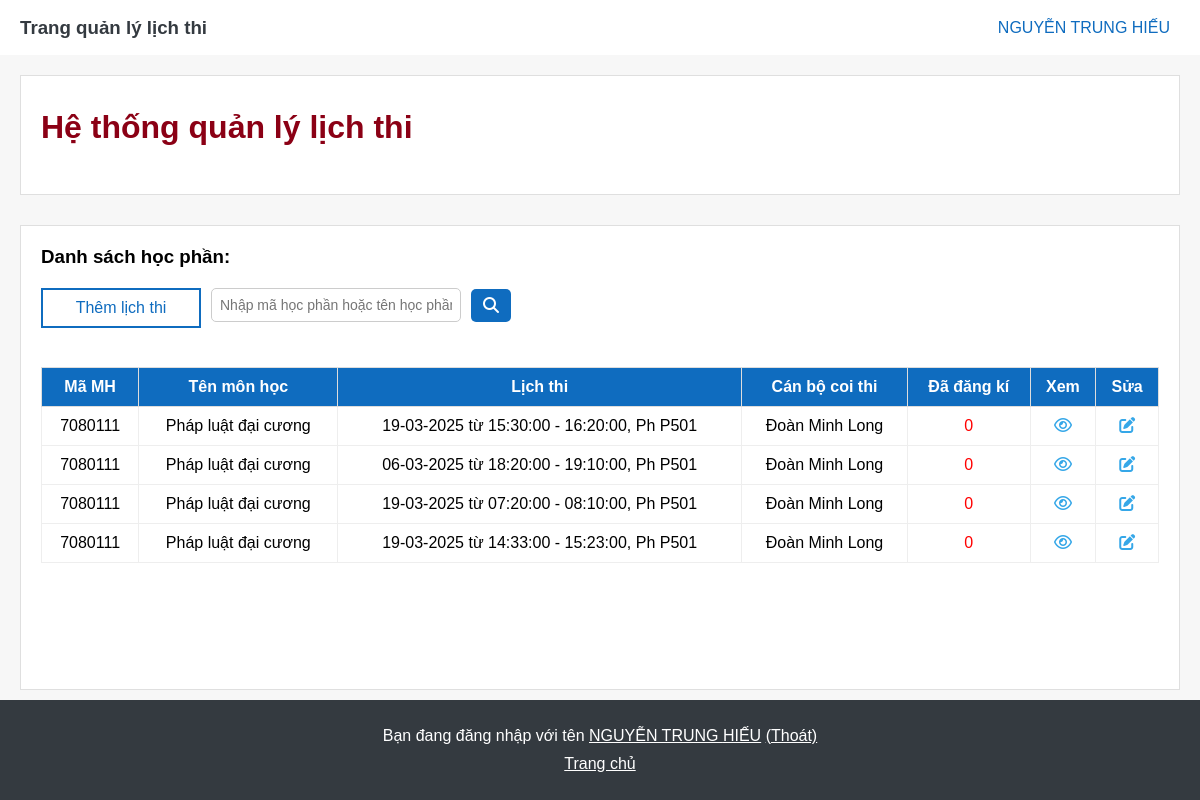
The page /web_manage_schedule_exam/admin/manage_schedule.php (signed in) on the database as committed earlier.
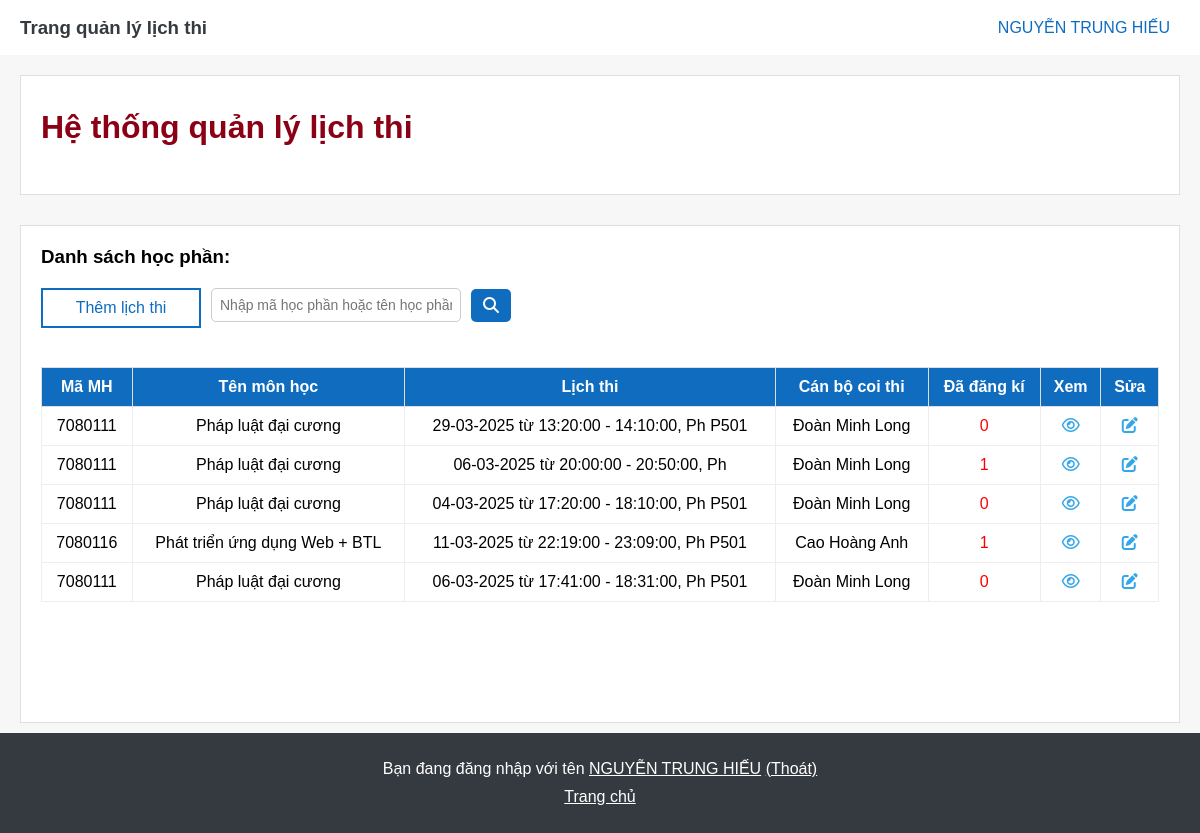
The same page on the database as committed later.
### tables this page shows
CREATE TABLE `lichthi` (
  `ma_lich_thi` int(11) NOT NULL,
  `ngay_thi` date NOT NULL,
  `gio_bat_dau` time NOT NULL,
  `gio_ket_thuc` time NOT NULL,
  `mgv` int(10) DEFAULT NULL,
  `ma_hoc_phan` int(10) DEFAULT NULL,
  `ma_phong` varchar(10) DEFAULT NULL
);

CREATE TABLE `hocphan` (
  `ma_hoc_phan` int(10) NOT NULL,
  `ten_hoc_phan` varchar(100) NOT NULL,
  `so_tin_chi` int(11) NOT NULL
);

CREATE TABLE `giangvien` (
  `mgv` int(10) NOT NULL,
  `ho_dem` varchar(50) NOT NULL,
  `ten` varchar(50) NOT NULL,
  `khoa` varchar(100) NOT NULL,
  `ngay_sinh` date NOT NULL,
  `gioi_tinh` varchar(10) NOT NULL
);

### web_manage_schedule_exam/admin/limit_page.php (called while the page is built, shortened)
<?php
    $limit = 15;
    $current_page = isset($_GET['page']) ? (int)$_GET['page'] : 1;
    $offset = ($current_page - 1) * $limit;
?>

### web_manage_schedule_exam/admin/manage_schedule.php (the view, shortened to what this page needs)
<!DOCTYPE html>
<html lang="vi">
<head>
    <link rel="stylesheet" href="https://cdnjs.cloudflare.com/ajax/libs/font-awesome/6.4.2/css/all.min.css" />
</head>
<body>
<?php include('header.php'); ?>
    <div class="container">
        <?php include('tag.php'); ?>
        <div class="crud">
            <h3>Danh sách học phần:</h3>
            <div class="button-group">
                <a id="add-button" href="add_schedule.php">Thêm lịch thi</a>
                <div class="search">
                    <input type="text" id="search-input" onkeyup="searchFunction()" placeholder="Nhập mã học phần hoặc tên học phần...">
                    <button id="search-button" onclick="searchFunction()"><i class="fa-solid fa-magnifying-glass"></i></button>
                </div>
            </div>
            <table class="crud-table">
                <thead>
                    <tr>
                        <th>Mã MH</th>
                        <th>Tên môn học</th>
                        <th>Lịch thi</th>
                        <th>Cán bộ coi thi</th>
                        <th>Đã đăng kí</th>
                        <th>Xem</th>
                        <th>Sửa</th>
                    </tr>
                </thead>
                <tbody>
                    <?php
                        require "limit_page.php";
                        $sql_lich_thi = "SELECT * FROM lichthi LIMIT $limit OFFSET $offset";
                        $result_lich_thi = $conn->query($sql_lich_thi);
                        if ($result_lich_thi->num_rows > 0) {
                            while($row = $result_lich_thi->fetch_assoc()) {
                                $ma_phong = $row["ma_phong"];
                                $ma_lich_thi = $row["ma_lich_thi"];
                                $ma_hoc_phan = $row["ma_hoc_phan"];
                                $mgv = $row["mgv"];
                                $ngay_thi = $row["ngay_thi"];
                                $part = (explode("-",$ngay_thi));
                                $ngay_thi_update = $part[2] . "-" . $part[1]. "-" . $part[0];
                                $gio_ket_thuc = $row["gio_ket_thuc"];
                                $gio_bat_dau = $row["gio_bat_dau"];
                                echo '<tr>';
                                echo '<td>' . $ma_hoc_phan . '</td>';
                                $sql_hoc_phan = "SELECT * FROM hocphan where ma_hoc_phan = '$ma_hoc_phan'";
                                $result_hoc_phan = $conn->query($sql_hoc_phan);
                                if ($result_hoc_phan->num_rows > 0) {
                                    while($row = $result_hoc_phan->fetch_assoc()) {
                                        echo '<td>' . $row["ten_hoc_phan"] . '</td>';
                                    }
                                }
                                echo '<td>' . $ngay_thi_update . ' từ ' . $gio_bat_dau . ' - ' . $gio_ket_thuc . ', Ph '. $ma_phong .'</td>';
                                $sql_giang_vien = "SELECT * FROM giangvien where mgv = '$mgv'";
                                $result_giang_vien = $conn->query($sql_giang_vien);
                                if ($result_giang_vien->num_rows > 0) {
                                    $row = $result_giang_vien->fetch_assoc();
                                    echo '<td>' . $row["ho_dem"] . ' ' . $row["ten"] . '</td>';
                                }
                                $sql = "SELECT COUNT(*) AS so_luong FROM dangkythi WHERE ma_lich_thi = '$ma_lich_thi'";
                                $result = $conn->query($sql);
                                if ($result->num_rows > 0) {
                                    $row = $result->fetch_assoc();
                                    $so_luong = $row['so_luong'];
                                } else {
                                    $so_luong = 0;
                                }
                                echo '<td class="remain" style="color: red;">' . $so_luong . '</td>';
                                echo '<td id="view-icon"><a href="view_student_list.php?ma_lich_thi=' . $ma_lich_thi . '"><i class="fa-regular fa-eye"></i></a></td>';
                                echo '<td id="update-icon"><a href="update_schedule.php?ma_lich_thi=' . $ma_lich_thi . '"><i class="fa-solid fa-pen-to-square"></i></a></td>';
                                echo '</tr>';
                            }
                        } else {
                            echo "Chưa có lịch thi";
                        }
                    ?>
                </tbody>
            </table>
            <?php
                require "pagination.php";
            ?>
        </div>
    </div>
    <?php include('footer.php'); ?>
</body>
</html>

### web_manage_schedule_exam/admin/header.php (shortened to what this page needs)
<?php
    include('config.php');
?>
<!DOCTYPE html>
<html lang="vi">
<head>
    <link rel="stylesheet" href="https://cdnjs.cloudflare.com/ajax/libs/font-awesome/6.4.2/css/all.min.css" />
    <link rel="stylesheet" href="styles.css">
    <link rel="stylesheet" href="manage_add.css">
</head>
<body>
    <div class="header">
        <div class="home">
            <a href="home_admin.php"><h3>Trang quản lý lịch thi</h3></a>
        </div>
        <div class="user" onclick="myFunction()">
            <span style="text-transform: uppercase;"><?php
                    $id_admin = $_SESSION['id_admin'];
                    $sql = "SELECT * FROM admin WHERE id_admin = '$id_admin'";
                    $result = $conn->query($sql);
                    if ($result->num_rows > 0) {
                        while($row = $result->fetch_assoc()) {
                            echo  $row["ho_dem"]. " " . $row["ten"] ;
                        }
                    }
                ?>
            </span>
        </div>
    </div>
</body>
</html>

### web_manage_schedule_exam/admin/tag.php
<div class="tag">
    <h1>Hệ thống quản lý lịch thi</h1>
</div>

### web_manage_schedule_exam/admin/pagination.php (shortened to what this page needs)
<div class="pagination">
</div>

### web_manage_schedule_exam/admin/footer.php (shortened to what this page needs)
<div class="footer">
    <p>Bạn đang đăng nhập với tên
        <u style="text-transform: uppercase;"><?php
            $id_admin = $_SESSION['id_admin'];
            $sql = "SELECT * FROM admin WHERE id_admin = '$id_admin'";
            $result = $conn->query($sql);
            if ($result->num_rows > 0) {
                while($row = $result->fetch_assoc()) {
                    echo  $row["ho_dem"]. " " . $row["ten"] ;
                }
            }
        ?></u> <a href="logout.php">(Thoát)</a></p>
    <p><a href="home_admin.php">Trang chủ</a></p>
</div>

### web_manage_schedule_exam/admin/styles.css (style rules this page uses)
* { margin: 0; padding: 0; box-sizing: border-box; }
html, body { display: flex; flex-direction: column; min-height: 100vh; font-family: Arial, sans-serif; }
.container { background-color: #F7F7F7; flex: 1; display: flex; flex-direction: column; }
.header { background-color: #FFFFFF; display: flex; align-items: center; justify-content: space-between; height: 55px; padding: 0 20px; box-shadow: 0 2px 4px rgba(0, 0, 0, 0.1); }
.header .home { display: flex; align-items: center; }
.header .home a { text-decoration: none; color: #343a40; }
.header .user { display: flex; align-items: center; color: #0F6CBF; position: relative; height: 40px; }
.header .user span { margin-right: 10px; }
.tag { height: 120px; display: flex; flex-direction: column; justify-content: center; background-color: #FFFFFF; margin: 20px; padding: 20px; border: 1px solid #DFDFDF; }
.tag h1 { margin-bottom: 15px; color: #8B0015; }
.crud { min-height: 120px; display: flex; flex-grow: 1; border: 1px solid #DFDFDF; flex-direction: column; background-color: #FFFFFF; margin: 10px 20px; padding: 20px; }
.button-group { display: flex; margin: 20px 0 10px; gap: 10px; }
.crud #add-button { width: 160px; height: 40px; display: flex; justify-content: center; align-items: center; background-color: #FFFFFF; color: #0F6CBF; text-decoration: none; border: 2px solid #0F6CBF; cursor: pointer; }
.search { display: flex; align-items: center; gap: 10px; margin-bottom: 15px; }
#search-input { width: 250px; padding: 8px; border: 1px solid #ccc; border-radius: 5px; font-size: 14px; }
#search-button { background-color: #0F6CBF; color: white; border: none; padding: 8px 12px; border-radius: 5px; cursor: pointer; }
#search-button i { font-size: 16px; }
.crud-table { margin-top: 20px; width: 100%; border-collapse: collapse; cursor: pointer; border: 1px solid #EEEEEE; }
.crud-table tr td { border: 1px solid #EEEEEE; }
.crud-table th, .crud-table td { border: 1px solid #DDDDDD; padding: 10px; text-align: center; }
.crud-table thead th { background-color: #0F6CBF; color: white; }
.crud-table #update-icon a { color: #35A7E8; cursor: pointer; }
.crud-table #view-icon a { color: #35A7E8; cursor: pointer; }
.crud .pagination { display: flex; flex-direction: row; align-items: center; justify-content: center; height: 100px; margin-top: auto; gap: 10px; }
.footer { background-color: #343a40; font-family: Arial, sans-serif; color: white; text-align: center; display: flex; flex-direction: column; align-items: center; justify-content: center; height: 100px; margin-top: auto; width: 100%; }
.footer p { margin: 5px 0; }
.footer a { color: white; }

### web_manage_schedule_exam/admin/manage_add.css (style rules this page uses)
* { margin: 0; padding: 0; box-sizing: border-box; }
html, body { display: flex; flex-direction: column; min-height: 100vh; font-family: Arial, sans-serif; }
.footer { background-color: #343a40; font-family: Arial, sans-serif; color: white; text-align: center; display: flex; flex-direction: column; align-items: center; justify-content: center; height: 100px; margin-top: auto; width: 100%; }
.footer p { margin: 5px 0; }
.footer a { color: white; }

Rows that differ between the two databases and show on the page:
removed lichthi: ma_hoc_phan "7080111", ngay_thi "19-03-2025", gio_bat_dau "07:20:00", gio_ket_thuc "08:10:00", ma_phong "P501", mgv.ho_dem "Đoàn Minh", mgv.ten "Long", so_luong "0", hocphan (ten_hoc_phan "Pháp luật đại cương")
removed lichthi: ma_hoc_phan "7080111", ngay_thi "19-03-2025", gio_bat_dau "14:33:00", gio_ket_thuc "15:23:00", ma_phong "P501", mgv.ho_dem "Đoàn Minh", mgv.ten "Long", so_luong "0", hocphan (ten_hoc_phan "Pháp luật đại cương")
changed lichthi (number 1 of 5 on the later page): ngay_thi "19-03-2025" → "29-03-2025"; gio_bat_dau "15:30:00" → "13:20:00"; gio_ket_thuc "16:20:00" → "14:10:00"
changed lichthi (number 2 of 5 on the later page): gio_bat_dau "18:20:00" → "20:00:00"; gio_ket_thuc "19:10:00" → "20:50:00"; so_luong "0" → "1"; ma_phong "P501" → (not shown)
added lichthi: ma_hoc_phan "7080111", ngay_thi "04-03-2025", gio_bat_dau "17:20:00", gio_ket_thuc "18:10:00", ma_phong "P501", mgv.ho_dem "Đoàn Minh", mgv.ten "Long", so_luong "0", hocphan (ten_hoc_phan "Pháp luật đại cương")
added lichthi: ma_hoc_phan "7080116", ngay_thi "11-03-2025", gio_bat_dau "22:19:00", gio_ket_thuc "23:09:00", ma_phong "P501", mgv.ho_dem "Cao Hoàng", mgv.ten "Anh", so_luong "1"
added hocphan: ten_hoc_phan "Phát triển ứng dụng Web + BTL", shown under "7080116"
added lichthi: ma_hoc_phan "7080111", ngay_thi "06-03-2025", gio_bat_dau "17:41:00", gio_ket_thuc "18:31:00", ma_phong "P501", mgv.ho_dem "Đoàn Minh", mgv.ten "Long", so_luong "0", hocphan (ten_hoc_phan "Pháp luật đại cương")
